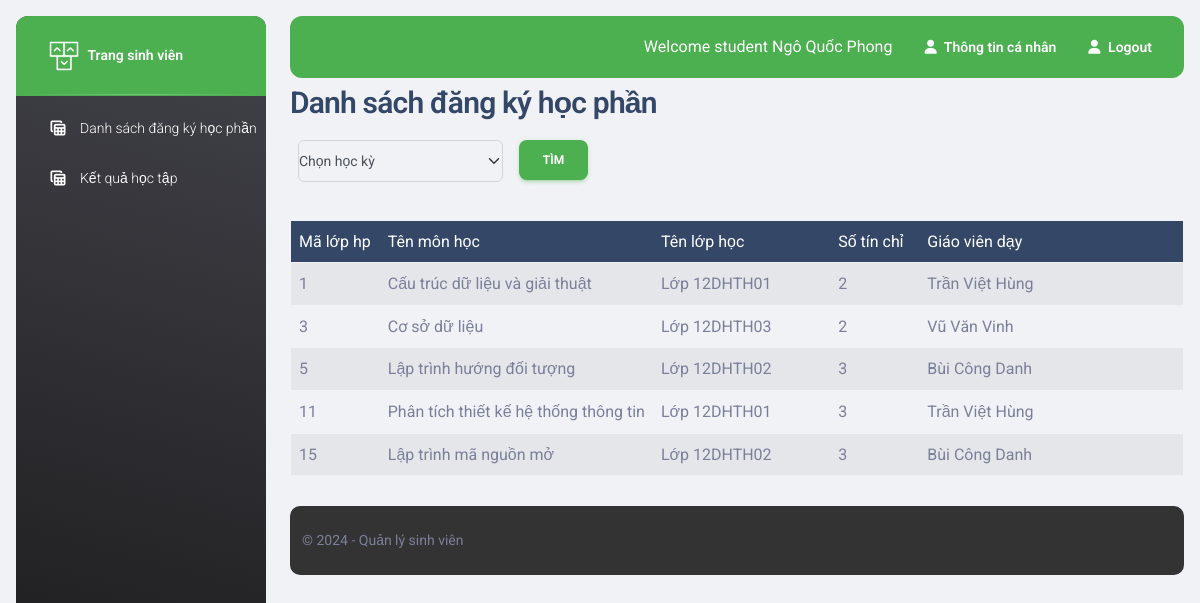
Screenshot of /qldiemsinhvien/student/register_index.php (signed in) with the database file from the repository.
### tables this page shows
CREATE TABLE `module` (
  `module_id` int(10) NOT NULL,
  `subject_id` int(10) NOT NULL,
  `teacher_id` varchar(10) NOT NULL,
  `class_id` int(10) NOT NULL,
  `credit` int(11) DEFAULT NULL,
  `semester_id` int(10) NOT NULL
);

CREATE TABLE `subject` (
  `subject_id` int(10) NOT NULL,
  `subject_name` varchar(255) NOT NULL,
  `major_id` int(10) NOT NULL,
  `credit` int(11) NOT NULL
);

CREATE TABLE `class` (
  `class_id` int(10) NOT NULL,
  `class_name` varchar(255) NOT NULL
);

CREATE TABLE `user` (
  `username` varchar(10) NOT NULL,
  `password` varchar(255) NOT NULL,
  `name` varchar(255) NOT NULL,
  `gender` varchar(10) NOT NULL,
  `dateofbirth` date NOT NULL,
  `email` varchar(255) NOT NULL,
  `role` varchar(255) NOT NULL,
  `token` varchar(255) DEFAULT NULL
);

### qldiemsinhvien/class/Db.php (called while the page is built, shortened)
<?php
class Db {
    public static $conn = null;
    function __construct()
    {
        Db::$conn = new PDO('mysql:host=' . HOST . '; dbname=' . DB, U, P);
        Db::$conn->query('set names utf8');
    }
    function selectQuery($sql, $params=[]) {
        $stm = Db::$conn->prepare($sql);
        $stm->execute($params);
        return $stm->fetchAll(PDO::FETCH_OBJ);
    }
}

### qldiemsinhvien/class/register.php (called while the page is built, shortened)
<?php
class register extends Db {
    function all_bystudent($id) {
        $sql = "select module.module_id, subject.subject_name, class.class_name, module.credit, user.name, module.semester_id
                from register, module, semester, teacher, subject, class, user
                where register.module_id = module.module_id
                and module.subject_id = subject.subject_id
                and module.class_id = class.class_id
                and module.semester_id = semester.semester_id
                and module.teacher_id = teacher.teacher_id
                and teacher.teacher_id = user.username
                and register.student_id = ?";
        return $this->selectQuery($sql, [$id]);
    }
}

### qldiemsinhvien/student/register_index.php (the view, shortened to what this page needs)
<?php
$se = $_GET["semester_id"] ?? '';
$register = new register();
if($se != '') {
    $data = $register->all_bysem_student($_SESSION['login'][1], $se);
}
else {
    $data = $register->all_bystudent($_SESSION['login'][1]);
}
?>
<?php include '../student/includes/header.php' ?>
<body class="g-sidenav-show  bg-gray-200">
<?php include '../student/includes/aside.php' ?>
<main class="main-content position-relative max-height-vh-100 h-100 border-radius-lg ">
<?php include '../student/includes/nav_top.php' ?>
<div class="container-fluid py-1 px-3">
    <h3>Danh sách đăng ký học phần</h3>
    <div style="width: 40%">
        <form action="register_index.php" method="get">
            <table class="table">
                <tr>
                    <td>
                        <select class="form-select" name="semester_id" id="">
                            <option value="">Chọn học kỳ</option>
                        </select>
                    </td>
                    <td><input type="submit" class="btn btn-success" value="Tìm"></td>
                </tr>
            </table>
        </form>
    </div>
    <table border="1" id="table" class="table table-striped">
        <thead class="table-dark">
            <tr>
                <td style="width: 10%">Mã lớp hp</td>
                <td style="width: 30%">Tên môn học</td>
                <td style="width: 20%">Tên lớp học</td>
                <td style="width: 10%">Số tín chỉ</td>
                <td style="width: 30%">Giáo viên dạy</td>
            </tr>
        </thead>
        <tbody>
            <?php
            foreach($data as $item) {
                ?>
                <tr>
                    <td><?php echo $item->module_id ?></td>
                    <td><?php echo $item->subject_name ?></td>
                    <td><?php echo $item->class_name?></td>
                    <td><?php echo $item->credit ?></td>
                    <td><?php echo $item->name ?></td>
                </tr>
                <?php
            }
            ?>
        </tbody>
    </table>
</div>
<?php include '../student/includes/footer.php' ?>

### qldiemsinhvien/student/includes/header.php (style rules this page uses)
body { display: flex; flex-direction: column; min-height: 100vh; margin: 0; }
main { flex: 1; }

### rows the page displays
module: module "1", subject.subject_name "Cấu trúc dữ liệu và giải thuật", class.class_name "Lớp 12DHTH01", credit "2", user.name "Trần Việt Hùng"
module: module "3", subject.subject_name "Cơ sở dữ liệu", class.class_name "Lớp 12DHTH03", credit "2", user.name "Vũ Văn Vinh"
module: module "5", subject.subject_name "Lập trình hướng đối tượng", class.class_name "Lớp 12DHTH02", credit "3", user.name "Bùi Công Danh"
module: module "11", subject.subject_name "Phân tích thiết kế hệ thống thông tin", class.class_name "Lớp 12DHTH01", credit "3", user.name "Trần Việt Hùng"
module: module "15", subject.subject_name "Lập trình mã nguồn mở", class.class_name "Lớp 12DHTH02", credit "3", user.name "Bùi Công Danh"

### other values shown
$_SESSION['login'][2] "Ngô Quốc Phong"
